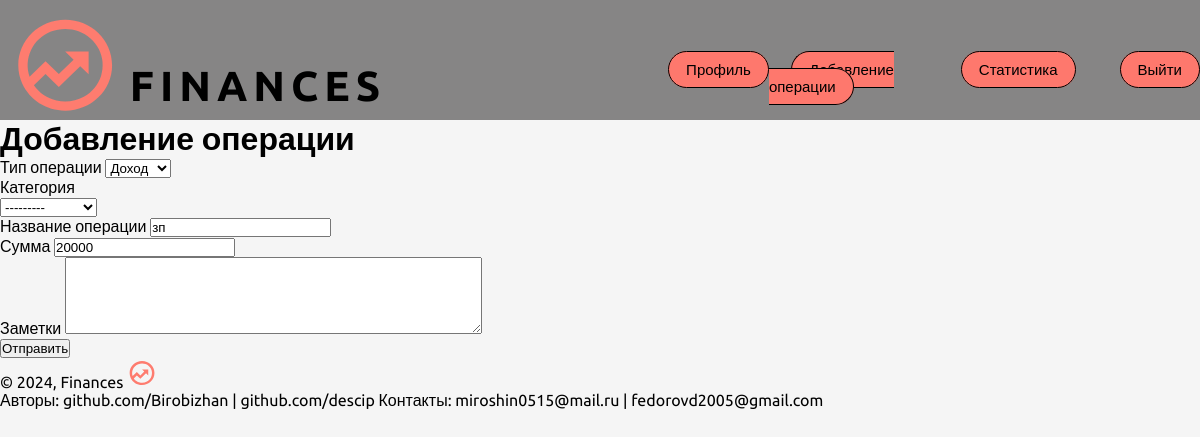
Page /edit/31/ (signed in) on the committed database.
### finance_site/models.py (models this page shows, shortened)
class Finance_site(models.Model):
    class Type(models.TextChoices):
        INCOME = '0', 'Доход'
        EXPENSES = '1', 'Расход'
    operation_type = models.CharField(max_length=10, choices=Type.choices, default=1, verbose_name='Тип операции')
    cat = models.ForeignKey('Category', on_delete=models.PROTECT, related_name='posts', verbose_name='Категории', null=True)
    operation_name = models.CharField(max_length=255, verbose_name='Название операции')
    notes = models.TextField(blank=True, verbose_name='Заметки')
    amount = models.IntegerField(verbose_name='Сумма')
    author = models.ForeignKey('auth.user', on_delete=models.PROTECT, verbose_name='Автор', editable=False)
    time_create = models.DateTimeField(auto_now_add=True, verbose_name='Время создания')
    objects = models.Manager()
    class Meta:
        verbose_name = 'Операции'
        verbose_name_plural = "Операции"
        ordering = ['-time_create']
        indexes = [
            models.Index(fields=['-time_create'])
        ]

### finance_site/views.py (the view, shortened to what this page needs)
# urls.py: path('edit/<int:pk>/', views.UpdatePage.as_view(), name='edit_page'),
class UpdatePage(LoginRequiredMixin, UpdateView):
    model = Finance_site
    form_class = AddOperationForm
    template_name = 'finance/addpage.html'
    success_url = reverse_lazy('users:profile')
    extra_context = {'title': "Изменение операции"}
    def dispatch(self, request, *args, **kwargs):
        obj = self.get_object()
        if obj.author != request.user:
            return self.handle_no_permission()
        return super().dispatch(request, *args, **kwargs)

### finance_site/forms.py (shortened to what this page needs)
class AddOperationForm(forms.ModelForm):
    cat1 = forms.ModelChoiceField(queryset=Category.objects.filter(type=0), label='Категории', required=False)
    cat2 = forms.ModelChoiceField(queryset=Category.objects.filter(type=1), label='Категории', required=False)
    class Meta:
        model = Finance_site
        fields = ['operation_type', 'operation_name', 'amount', 'notes']
        widgets = {
            'operation_name': forms.TextInput(attrs={'class': 'form-input'}),
            'notes': forms.Textarea(attrs={'cols': 50, 'rows': 5})
        }

### finance_site/models.py (called while the page is built)
    def __str__(self):
        return self.name

### finance_site/templates/finance/addpage.html (shortened to what this page needs)
{% extends 'base.html' %}
{% block dop_info %}
    <link type="text/css" href="../../static/finance_site/css/addpage.css" rel="stylesheet">
{% endblock %}
{% block content %}
    <div class="hero--container">
        <h1>Добавление операции</h1>
        <form action="" method="POST" class="form-container">
            <div class="form-group">
                <label class="form-label" for="{{ form.operation_type.id_for_label }}">{{ form.operation_type.label }}</label>
                {{ form.operation_type }}
            </div>
            <div id="field1" style="display: none">
                <p>Категория</p>
                {{ form.cat1 }}
            </div>
            {% for f in form %}
                {% if f.name != 'operation_type' and f.name != 'cat1' and f.name != 'cat2' %}
                    <div class="form-group">
                        <label class="form-label" for="{{ f.id_for_label }}">{{ f.label }}</label>
                        {{ f }}
                    </div>
                {% endif %}
            {% endfor %}
            <div class="form-group">
                <button type="submit" class="btn-submit">Отправить</button>
            </div>
        </form>
    </div>
{% endblock %}

### rows in the picture
Finance_site: operation_type "Доход", form "зп" "20000"

### other values in the picture
{{ f.label }} "Название операции" "Сумма" "Заметки"
